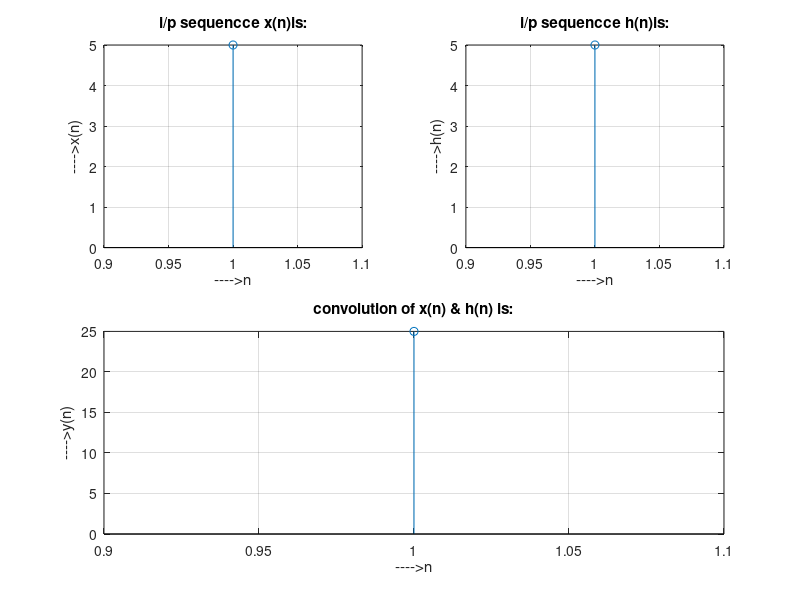

The MATLAB source for this figure:
clc;
clear all;
close all;
disp('circular convolution program');
x=input('enter i/p x(n):');
m=length(x);
h=input('enter i/p sequence h(n)');
n=length(h);
subplot(2,2,1), stem(x);
title('i/p sequencce x(n)is:');
xlabel('---->n');
ylabel('---->x(n)');grid;
subplot(2,2,2), stem(h);
title('i/p sequencce h(n)is:');
xlabel('---->n');
ylabel('---->h(n)');grid;
disp('circular convolution of x(n) & h(n) is y(n):');
if(m
-n~=0)
if(m>n)
h=[h,zeros(1,m
-n)];

n=m;
end
x=[x,zeros(1,n
-m)];

m=n;
end
y=zeros(1,n);
y(1)=0;
a(1)=h(1);
for j=2:n
a(j)=h(n
-j+2);
end
%ciruclarconv
for i=1:n
y(1)=y(1)+x(i)*a(i);
end
for k=2:n
y(k)=0;
% circular shift
for j=2:n
x2(j)=a(j
-1);
end
x2(1)=a(n);
for i=1:n
if(i<n+1)
a(i)=x2(i);
y(k)=y(k)+x(i)*a(i);
end
end
end
y
subplot(2,2,[3,4]),stem(y);
title('convolution of x(n) & h(n) is:');
xlabel('---->n');
ylabel('---->y(n)');
grid;